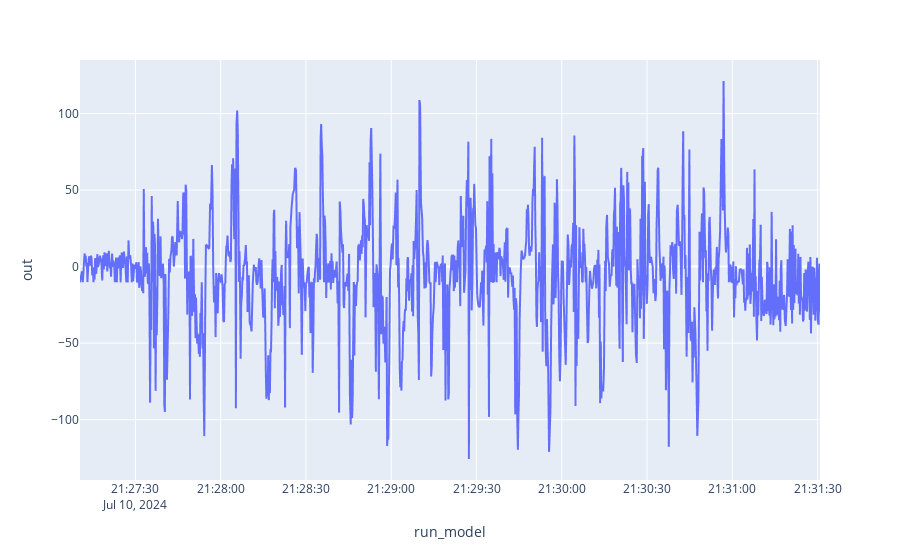

The cell this chart's notebook holds for it:
### Code cell
px.line(sessions[1].data['FrameMLToAngularVelocity'], x ='run_model', y='out')

### Figure 1 — Plotly figure (JSON) as saved in the notebook; plotly's stock layout.template omitted (floating-point values rounded to 4 significant figures; data arrays with more than 128 entries replaced by an {"elided": "..."} marker saying what was removed)
{"data": [{"hovertemplate": "run_model=%{x}<br>out=%{y}<extra></extra>", "legendgroup": "", "line": {"color": "#636efa", "dash": "solid"}, "marker": {"symbol": "circle"}, "mode": "lines", "name": "", "showlegend": false, "type": "scattergl", "x": {"elided": "1163 str values"}, "xaxis": "x", "y": {"elided": "1163 float values"}, "yaxis": "y"}], "layout": {"legend": {"tracegroupgap": 0}, "margin": {"t": 60}, "xaxis": {"anchor": "y", "domain": [0, 1], "title": {"text": "run_model"}}, "yaxis": {"anchor": "x", "domain": [0, 1], "title": {"text": "out"}}}}
